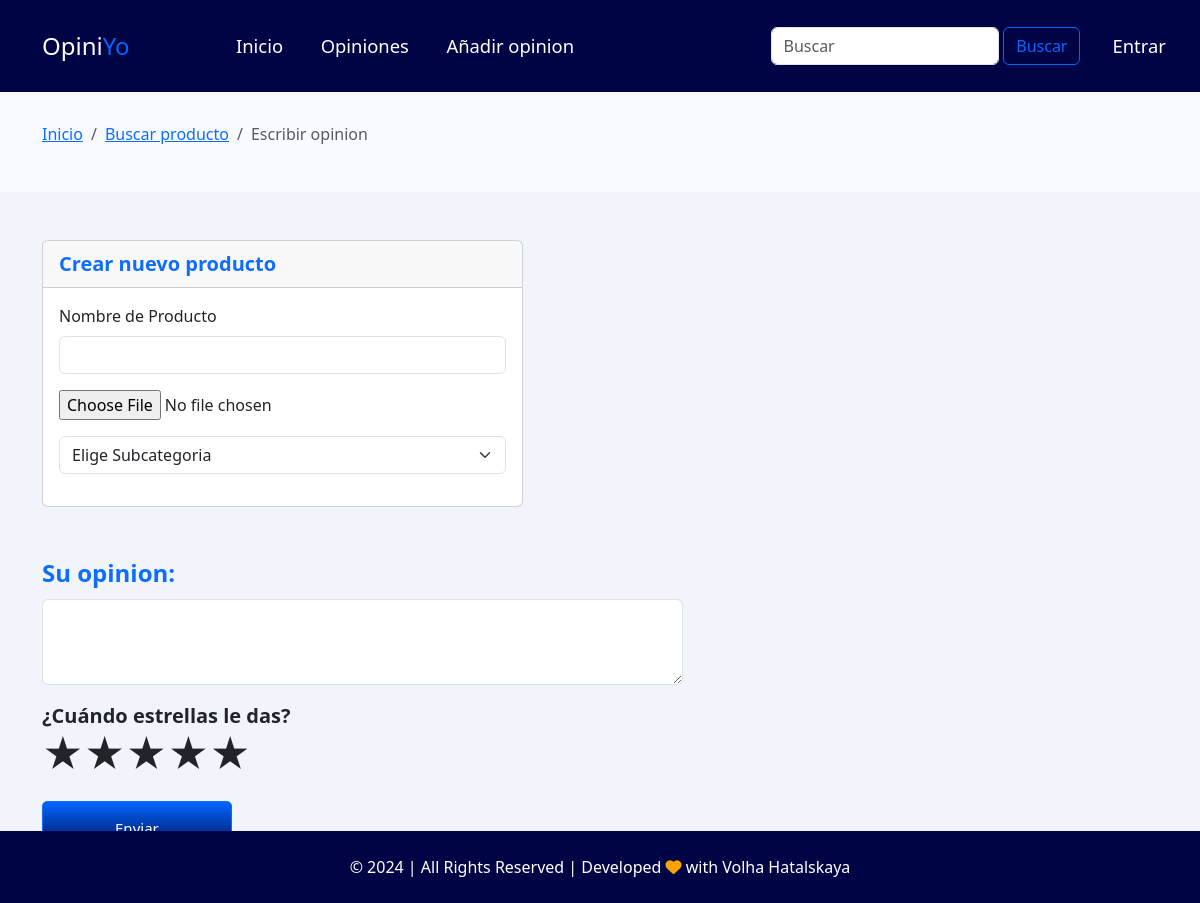
/OpiniYo/productoNuevoOpinion.php, run on the app's committed database.
### tables this page shows
CREATE TABLE IF NOT EXISTS `navmenu` (
  `IDNavmenu` int unsigned NOT NULL AUTO_INCREMENT,
  `FechaAltaNavemenu` timestamp NULL DEFAULT NULL,
  `FechaModificacionNavmen` timestamp NULL DEFAULT NULL,
  `ActivoNavemenu` varchar(2) DEFAULT 'Si',
  `NombreNavmenu` varchar(50) DEFAULT NULL,
  `UrlNavmenu` varchar(50) DEFAULT NULL,
  `OrdenNavmenu` int DEFAULT NULL,
  PRIMARY KEY (`IDNavmenu`)
);

### OpiniYo/conecta.php (called while the page is built, shortened)
<?php
	include('inc/bbdd.inc.php');
	$db = new DB_Connector();

### OpiniYo/inc/bbdd.inc.php (called while the page is built, shortened)
<?php
	class DB_Connector {
		var $cnx;
		var $Servidor = "localhost";
		var $Usuario = "root";
		var $Clave = "olgata";
		var $Base = "opiniyo";
		function Connect() {
			$this->cnx = mysqli_connect($this->Servidor, $this->Usuario, $this->Clave, $this->Base) or die("ERROR: No se pudo establecer la conexion con la base de datos");
			mysqli_set_charset($this->cnx, "utf8");
		}
		function Execute($query) {
			$rs = mysqli_query($this->cnx, $query);
			$aux = new Result_Set();
			$aux->Load($rs);
			return $aux;
		}
	}
	class Result_Set {
		var $result;
		var $numRows;
		function Load($rs) {
			$this->result = $rs;
			if ($rs) {
				if (is_object($rs)) {
					$this->numRows = mysqli_num_rows($rs);
					$this->fields = mysqli_fetch_array($rs);
					$this->index = 1;
				}
			}
		}
		function RecordCount() {
			return $this->numRows;
		}
		function MoveNext() {
			$this->fields = mysqli_fetch_array($this->result);
		}
	}
?>

### OpiniYo/func.php (called while the page is built, shortened)
<?php
include 'conecta.php';
function revisarEstado(string $value = '') : bool {
    $estado = false;
    return $estado;
}

### OpiniYo/productoNuevoOpinion.php (the view, shortened to what this page needs)
<?php
include 'func.php';
?>
<!DOCTYPE html>
<html lang="en">
<head>
    <link rel="stylesheet" href="css/bootstrap.css">
    <link rel="stylesheet" href="css/variables.css">
    <link rel="stylesheet" href="css/style.css">
    <link rel="stylesheet" href="css/header.css">
    <link rel="stylesheet" href="css/tOpiniones.css">
    <link rel="stylesheet" href="css/opinion.css">
    <link rel="stylesheet" href="css/autorizacion.css">
    <link rel="stylesheet" href="css/paginaPrincipal.css">
    <link rel="stylesheet" href="css/footer.css">
</head>
<body>
<?php include 'header.php' ?>
<section class="sectionNav">
    <div class="container">
        <nav aria-label="breadcrumb">
            <ol class="breadcrumb">
                <li class="breadcrumb-item"><a href="index.php">Inicio</a></li>
                <li class="breadcrumb-item"><a href="opinion1.php">Buscar producto</a></li>
                <li class="breadcrumb-item active" aria-current="page">Escribir opinion</li>
            </ol>
        </nav>
    </div>
</section>
<section class="section-espacioPersonal">
    <div class="container pt-5 pb-5">
        <form class="row">
            <div class="col-12 col-md-10 col-lg-7">
                <div class="card mb-5">
                    <div class="card-header text-primary fw-bold fs-5">
                        Crear nuevo producto
                    </div>
                    <div class="card-body">
                            <div class="mb-3">
                                <label for="nombreProducto" class="form-label">Nombre de Producto</label>
                                <input type="text" class="form-control mb-3" id="nombreProducto" aria-describedby="nombreHelp" name="NombreProducto" required>
                                <input type="file" name="imgProducto" id="imgProductoNuevo" class="mb-3">
                                <select class="form-select" id="subcategoria" name="subcategoria" aria-label="Default select example" required>
                                    <option selected>Elige Subcategoria</option>
                                </select>
                            </div>
                    </div>
                </div>
                <div class="mb-3">
                    <label for="exampleFormControlTextarea1" class="form-label text-primary fs-4 fw-bold">Su opinion:</label>
                    <textarea class="form-control" id="exampleFormControlTextarea1" rows="3"></textarea>
                </div>
                <div class="form-item row pb-3">
                    <div class="form-label text-dark fs-5 fw-bold">¿Cuándo estrellas le das?</div>
                    <div class="rating rating-set d-flex align-items-end">
                        <div class="rating-body text-dark">
                            <div class="rating-items d-flex">
                            </div>
                        </div>
                    </div>
                </div>
                <div class="row mt-3">
                    <div class="col-md-5 col-8">
                        <button type="button" class="btn btn-primary w-75 btn-index-tOpinion" id="btnMandarOpinionProductoNuevo">Enviar</button>
                    </div>
                </div>
        </form>
    </div>
</section>
<footer class="footer p-4 text-white fixed-bottom">
    <div class="row">
        <div class="col-12 text-center">
            <p class="m-auto">©  2024 | All Rights Reserved | Developed <i class="fa-solid fa-heart"></i> with Volha Hatalskaya</p>
        </div>
    </div>
</footer>
</body>
</html>

### OpiniYo/header.php (shortened to what this page needs)
<header class="header pt-md-3 pb-md-3">
    <div class="container">
        <div class="row">
            <nav class="navbar navbar-expand-lg">
                <div class="container-fluid">
                    <div class="col-lg-2">
                        <a class="navbar-brand" href="index.php">Opini<span>Yo</span></a>
                    </div>
                    <div class="collapse navbar-collapse" id="navbarSupportedContent">
                        <div class="col-lg-7">
                            <ul class="navbar-nav me-auto mb-2 mb-lg-0">
                                <?php
                                global $db;
                                $sql = "SELECT * FROM navmenu ORDER BY OrdenNavmenu ASC";
                                $object = $db -> Execute($sql);
                                if($object -> RecordCount() > 0){
                                    while(!$object -> EOF){
                                        $NombreNavMenu = $object->fields["NombreNavmenu"];
                                        $URLNavMenu = $object->fields["UrlNavmenu"];
                                ?>
                                <li class="nav-item">
                                    <a class="nav-link underline-one" href="<?php print $URLNavMenu ?>"><?php print $NombreNavMenu ?></a>
                                </li>
                                <?php
						$object->MoveNext();
                                    }
                                }
                                ?>
                            </ul>
                        </div>
                        <div class="col-lg-4 me-4">
                            <form class="d-flex" role="search" method="post" action="buscadorOpiniones.php">
                                <input class="form-control me-1" type="search" placeholder="Buscar" aria-label="Search" name="elementoBuscado">
                                <button class="btn btn-outline-success btn-search" type="submit" name="btn-buscadorOpiniones">Buscar</button>
                            </form>
                        </div>
                        <div class="collapse navbar-collapse col-1 " id="navbarSupportedContent">
                            <div class="col-lg-2">
                                <ul class="navbar-nav me-auto mb-2 mb-lg-0">
                                        <?php if (revisarEstado()){?>
                                            <li class="nav-item dropdown">
                                                <a class="nav-link dropdown-toggle" href="#" id="navbarDropdown" role="button" data-bs-toggle="dropdown" aria-expanded="false">
                                                    <i class="fa-regular fa-circle-user" style="color: #74C0FC;"></i> <?php print usuarioDatos()['login'];?>
                                                </a>
                                            <ul class="dropdown-menu" aria-labelledby="navbarDropdown">
                                                <li><a class="dropdown-item" href="autorizacion.php">Perfil</a></li>
                                                <li><hr class="dropdown-divider"></li>
                                                <li><a class="dropdown-item" href="autorizacion.php?action=exit">Salir</a></li>
                                            </ul>
                                            </li>
                                        <?php } else { ?>
                                        <li class="nav-item">
                                            <a class="nav-link " href="autorizacion.php">Entrar</a>
                                        </li>
                                        <?php } ?>
                                </ul>
                            </div>
                        </div>
                    </div>
                </div>
            </nav>
        </div>
    </div>
</header>

### OpiniYo/css/variables.css (style rules this page uses)
:root { --color-primary: #ffffff; --header-bg-color: #000444; --color-blue-light: #0066FF; --color-text: #303E67; --color-border: #F1F4FA; }

### OpiniYo/css/style.css (style rules this page uses)
body { color: black !important; }

### OpiniYo/css/header.css (style rules this page uses)
.header { background-color: var(--header-bg-color); }
.navbar-brand { color: var(--color-primary) !important; font-size: 1.5rem; }
.navbar-brand span { color: var(--color-blue-light) !important; }
.navbar-nav .nav-link.active, .navbar-nav .nav-link.show, .nav-link { color: var(--color-primary) !important; font-size: 1.15rem !important; margin-right: 1.35rem; }
.btn-search { color: var(--color-blue-light); border-color: var(--color-blue-light); }
.underline-one { position: relative; cursor: pointer; text-decoration: none; }
.underline-one:after { content: ""; display: block; position: absolute; right: 0; bottom: -3px; width: 0; height: 2px; background-color: black; transition: width 0.5s; }

### OpiniYo/css/tOpiniones.css (style rules this page uses)
.sectionNav { padding: 30px 0; color: var(--color-text); }

### OpiniYo/css/opinion.css (style rules this page uses)
@media (min-width: 768px) { .card { width: 75% !important; } }
.rating { font-size: 40px !important; line-height: 0.75 !important; }
.rating-body { position: relative; }
.rating-body::before { display: block; content: "★★★★★"; }
.rating-items { position: absolute; width: 100%; height: 100%; top: 0; left: 0; }

### OpiniYo/css/autorizacion.css (style rules this page uses)
.section-espacioPersonal { background-color: var(--color-border); }

### OpiniYo/css/paginaPrincipal.css (style rules this page uses)
body { background-color: #F7FAFF !important; }
.btn-index-tOpinion { font-size: 15px; color: #ffffff !important; padding: 15px 25px; border-radius: 5px; background: #000444; background: linear-gradient(to top, #000444, #0066FF); }

### OpiniYo/css/footer.css (style rules this page uses)
.footer { background-color: var(--header-bg-color); }
.fa-heart { color: orange; }

### data on the page
navmenu: NombreNavmenu "Inicio"
navmenu: NombreNavmenu "Opiniones"
navmenu: NombreNavmenu "Añadir opinion"
